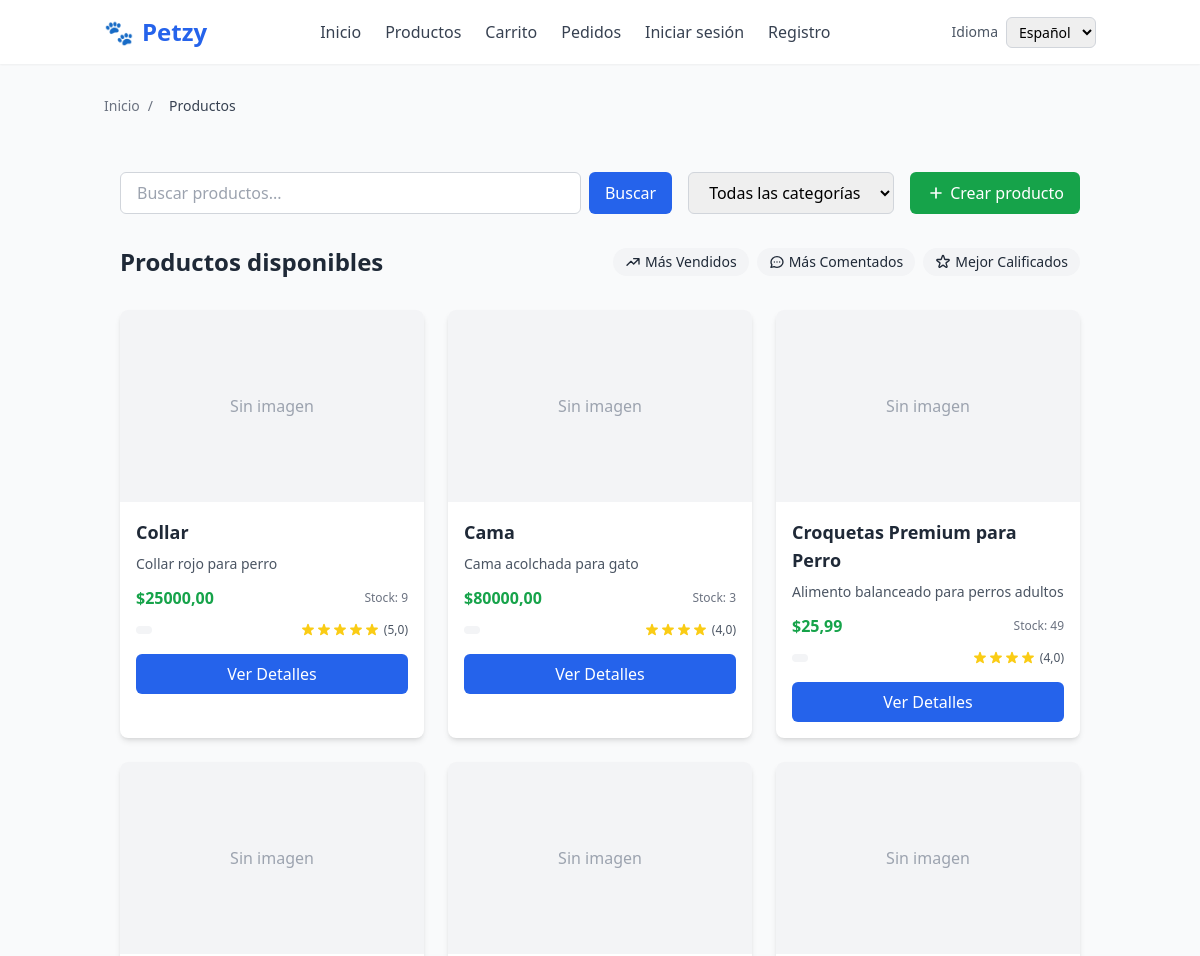
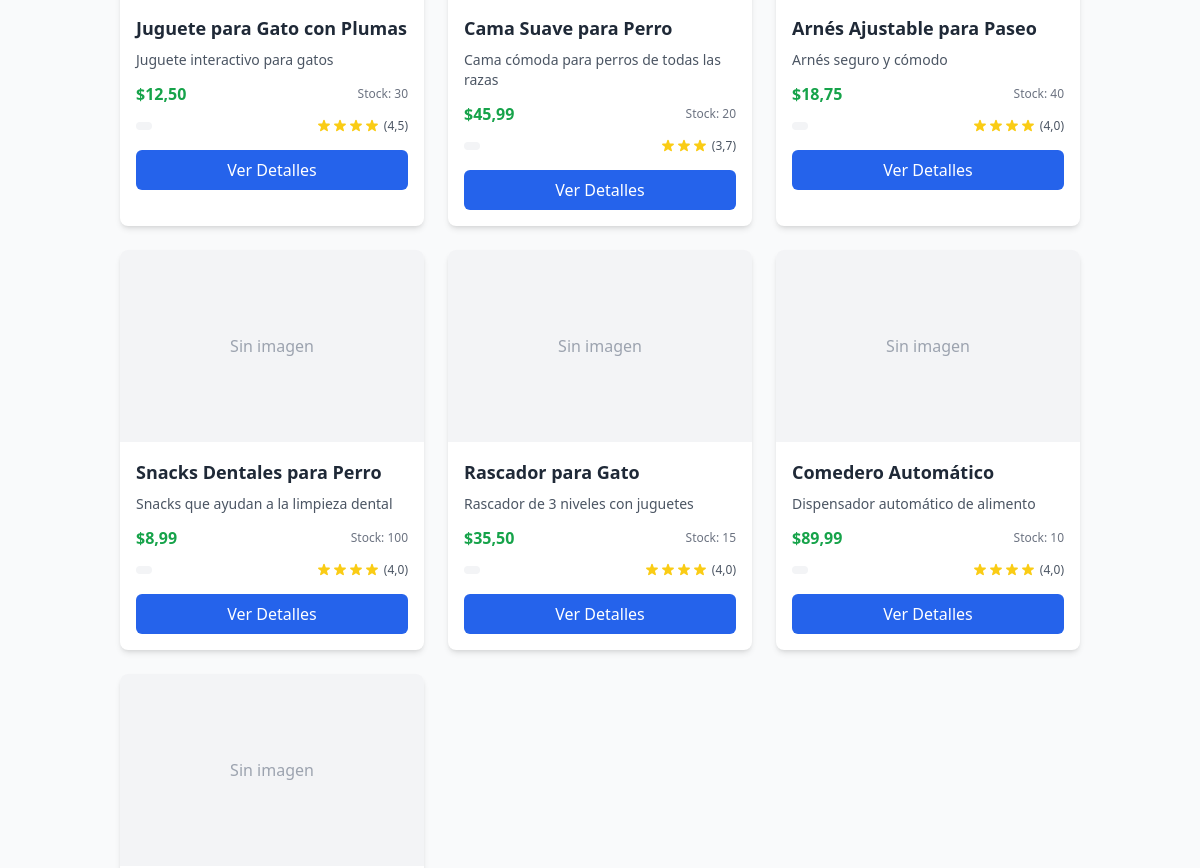
/products/ (upper part), run on an earlier commit of the app's database (2 pictures, top to bottom).
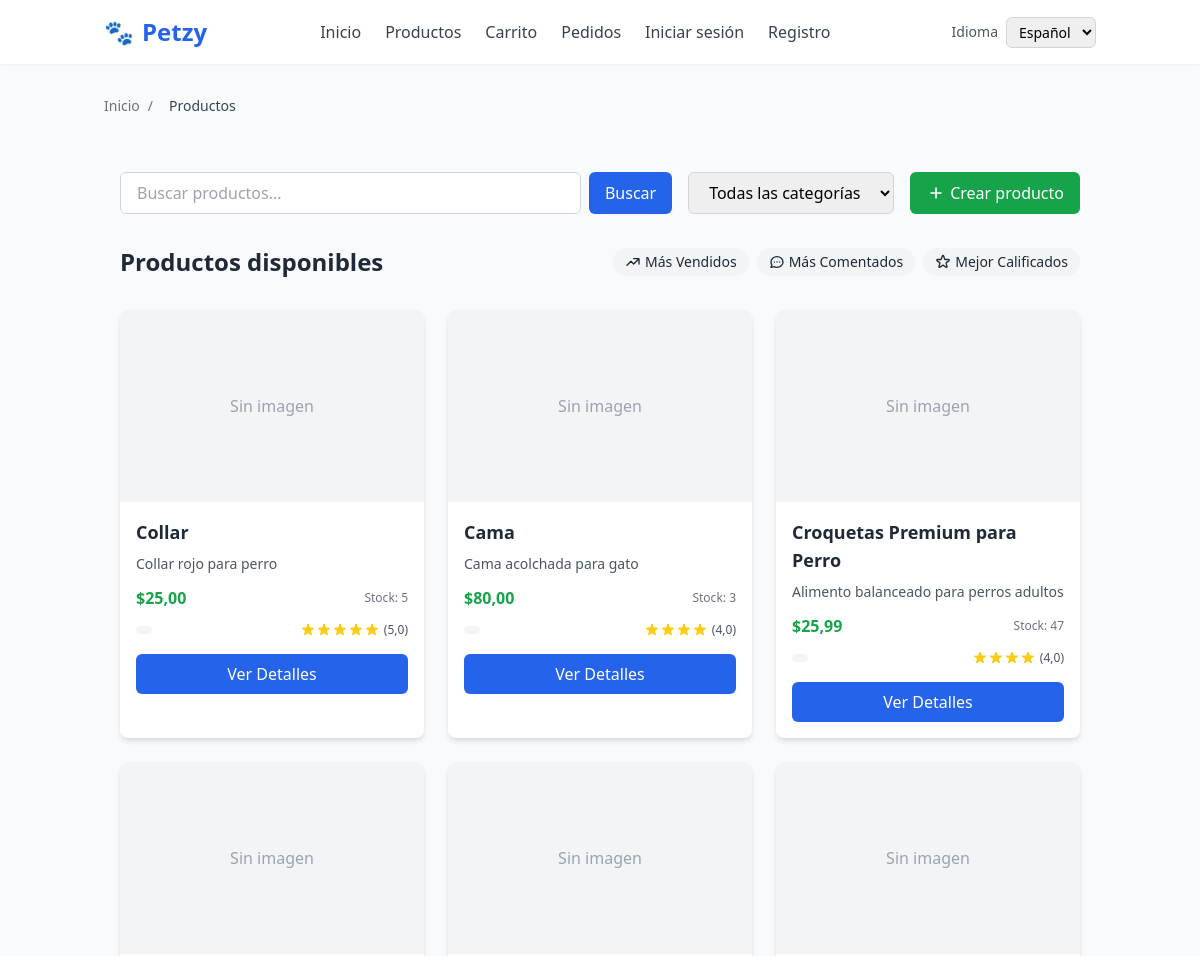
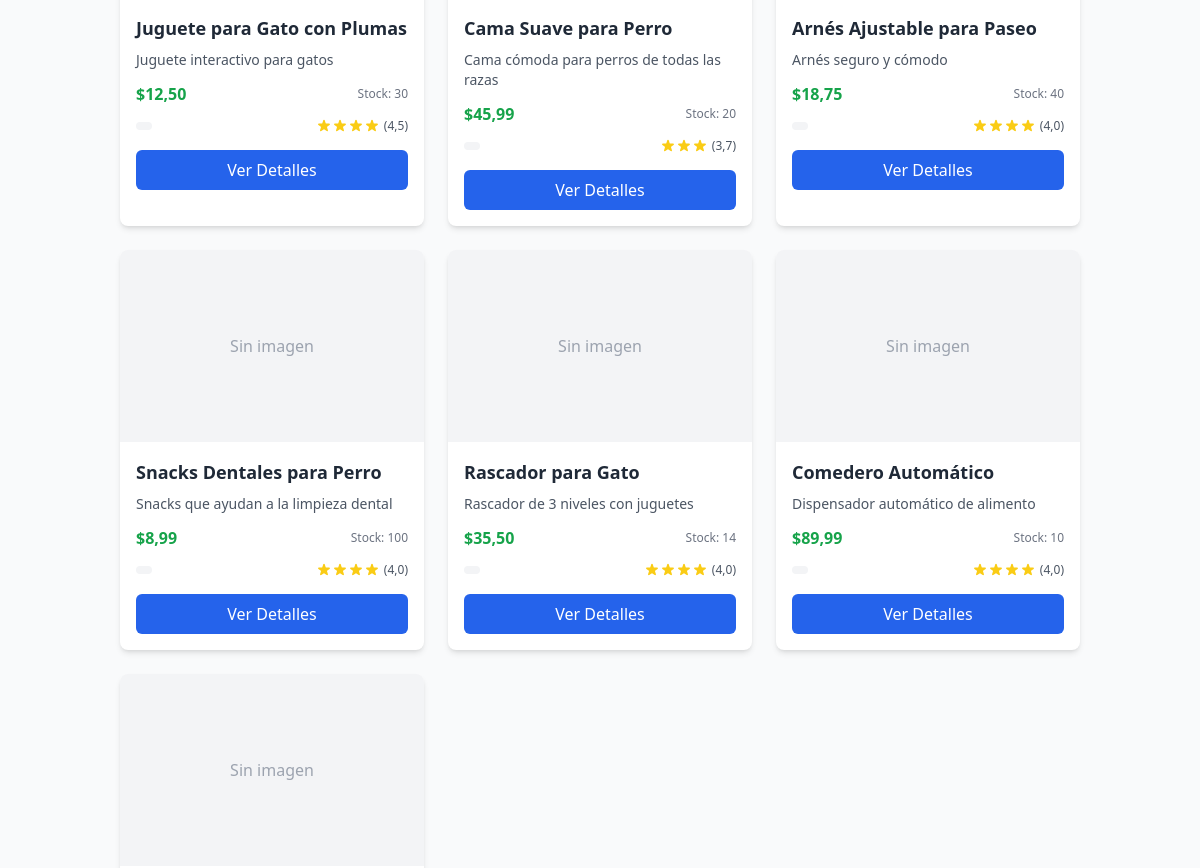
And on a later commit of the database (2 pictures, top to bottom).
### products/models.py (models this page shows, shortened)
class Producto(models.Model):
    vendedor = models.ForeignKey(Usuario, on_delete=models.CASCADE, related_name="productos")
    nombre = models.CharField(max_length=200)
    descripcion = models.TextField(blank=True)
    precio = models.DecimalField(max_digits=8, decimal_places=2)
    stock = models.PositiveIntegerField(default=0)
    categoria = models.CharField(max_length=100, blank=True)
    imagen = models.ImageField(upload_to='productos/', null=True, blank=True)
    fecha_creacion = models.DateTimeField(auto_now_add=True)
    @property
    def promedio_rating(self):
        avg = self.reviews.aggregate(promedio=Avg('rating'))['promedio']
        return round(avg, 1) if avg else 0

### products/views.py (the view)
# urls.py: path('', views.ProductoListView.as_view(), name='list'),
class ProductoListView(ListView):
    model = Producto
    template_name = "products/product_list.html"
    context_object_name = "productos"
    paginate_by = 12
    def get_queryset(self):
        queryset = super().get_queryset()
        q = self.request.GET.get("q")
        categoria = self.request.GET.get("categoria")
        if q:
            queryset = queryset.filter(
                Q(nombre__icontains=q) | Q(descripcion__icontains=q)
            )
        if categoria:
            queryset = queryset.filter(categoria=categoria)
        return queryset
    def get_context_data(self, **kwargs):
        context = super().get_context_data(**kwargs)
        context['categorias'] = Producto.objects.values_list('categoria', flat=True).distinct()
        context['breadcrumbs'] = [
            {"label": _("Inicio"), "url": reverse_lazy("home:index")},
            {"label": _("Productos"), "url": ""},
        ]
        return context

### templates/products/product_list.html (shortened to what the changed rows need)
{% extends "base.html" %}
{% load i18n %}
{% block content %}
<div class="container mx-auto px-4 py-8 max-w-7xl">
    <div class="flex flex-col sm:flex-row justify-between items-start sm:items-center mb-8">
        <h1 class="text-2xl font-bold text-gray-800 mb-4 sm:mb-0">{% trans "Productos disponibles" %}</h1>
    </div>
    {% if productos %}
    <div class="grid grid-cols-1 sm:grid-cols-2 lg:grid-cols-3 gap-6">
        {% for p in productos %}
        <div class="bg-white rounded-lg shadow-md overflow-hidden hover:shadow-lg transition duration-200">
            {% if p.imagen %}
            <img src="{{ p.imagen.url }}" class="w-full h-48 object-cover" alt="{{ p.nombre }}">
            {% else %}
            <div class="w-full h-48 bg-gray-100 flex items-center justify-center">
                <span class="text-gray-400">{% trans "Sin imagen" %}</span>
            </div>
            {% endif %}
            <div class="p-4">
                <h3 class="text-lg font-semibold text-gray-800 mb-2">{{ p.nombre }}</h3>
                <p class="text-gray-600 text-sm mb-3">{{ p.descripcion|truncatewords:15 }}</p>
                <div class="flex justify-between items-center mb-3">
                    <span class="text-green-600 font-bold">${{ p.precio }}</span>
                    <span class="text-xs text-gray-500">Stock: {{ p.stock }}</span>
                </div>
                <div class="flex justify-between items-center mb-4">
                    <span class="bg-gray-100 text-gray-700 text-xs px-2 py-1 rounded-full">
                    </span>
                    {% if p.promedio_rating > 0 %}
                    <div class="flex items-center">
                        <div class="text-yellow-400 flex">
                        </div>
                        <span class="text-xs text-gray-600 ml-1">({{ p.promedio_rating }})</span>
                    </div>
                    {% endif %}
                </div>
                <a href="{% url 'products:detail' p.pk %}" class="block w-full bg-blue-600 hover:bg-blue-700 text-white text-center font-medium py-2 px-4 rounded-md transition duration-200">
                    {% trans "Ver Detalles" %}
                </a>
            </div>
        </div>
        {% endfor %}
    </div>
    {% endif %}
</div>
{% endblock %}

What changed in the data, as far as the page shows it:
changed Producto "Collar": precio "25000,00" → "25,00"; stock "9" → "5"
changed Producto "Cama": precio "80000,00" → "80,00"
changed Producto "Croquetas Premium para Perro": stock "49" → "47"
changed Producto "Rascador para Gato": stock "15" → "14"
